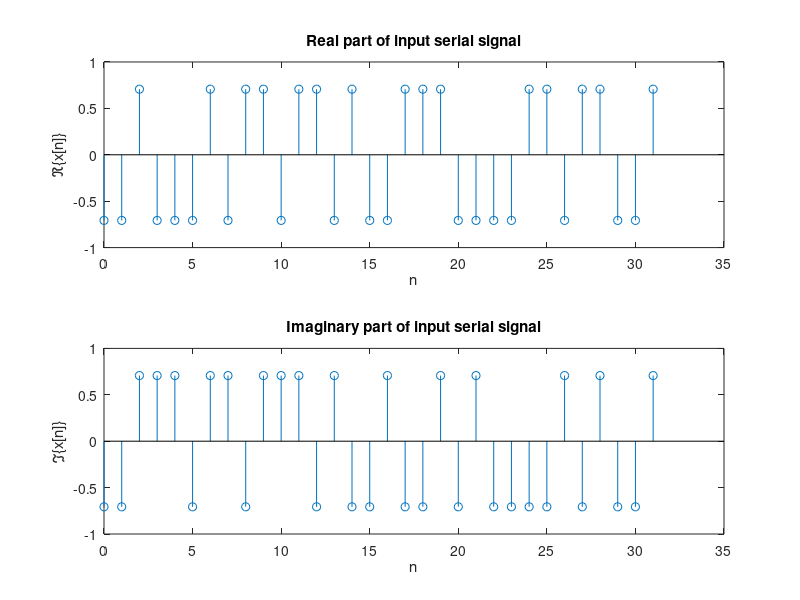
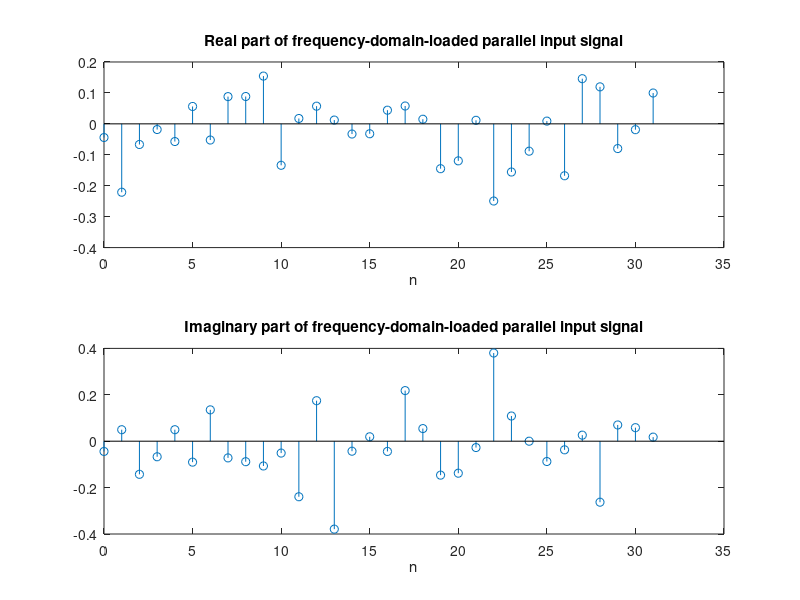
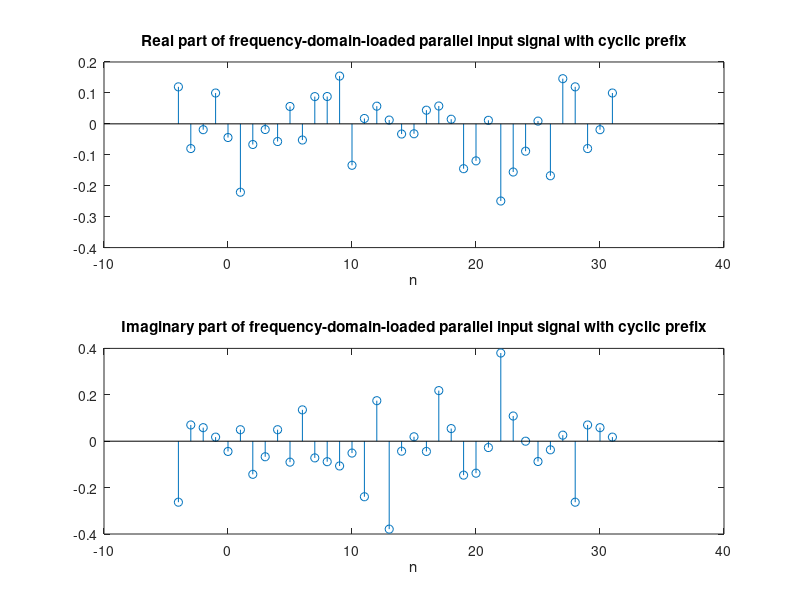
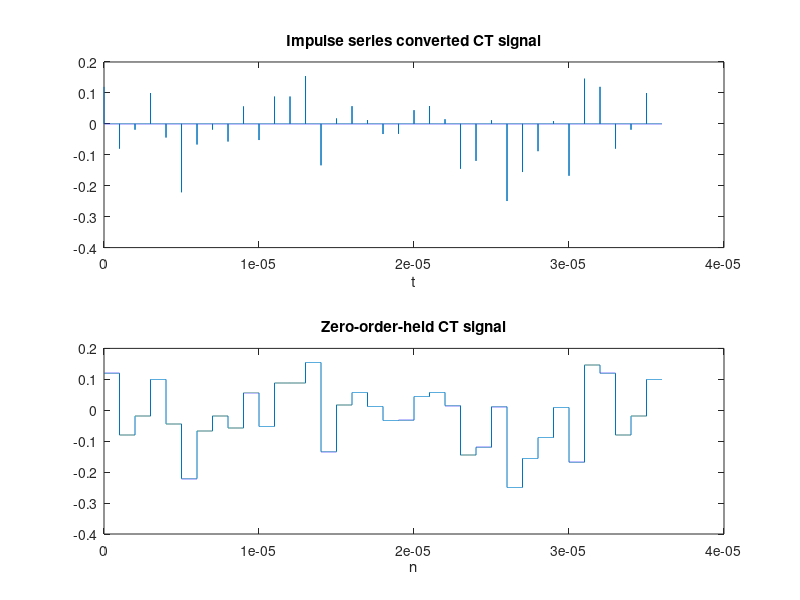

Reproduce these figures in MATLAB, in order. (Note: this script raises an error after producing the figures.)
%% constants definition
% length of signal
N = 32;
% length of cp added
lcp = 4;
% sampling interval
T = 1e-6;
% carrier signal frequency
wc = 100e6;
% time-step
dt = 1e-9;
% impulse series
delta = [1, zeros(1, 999)];
% for square series
c = ones(1, 999);

%% Block 1
% set real and imaginary part of signal
xr = sqrt(2) * round(rand(1, N)) - sqrt(2) / 2;
xi = sqrt(2) * round(rand(1, N)) - sqrt(2) / 2;

% plot the real and imaginary part of the signal separately
figure(1)
subplot(211)
stem(0:N - 1, xr)
xlabel('n');
ylabel('\Re\{x[n]\}')
title('Real part of input serial signal')

subplot(212);
stem(0:N - 1, xi)
xlabel('n')
ylabel('\Im\{x[n]\}')
title('Imaginary part of input serial signal')

% load X in frequency domain and construct time domain signal x by X
X = xr + 1i * xi;
x = ifft(X);

figure(2)
subplot(211)
stem(0:N - 1, real(x))
xlabel('n')
title('Real part of frequency-domain-loaded parallel input signal')

subplot(212);
stem(0:N - 1, imag(x))
xlabel('n')
title('Imaginary part of frequency-domain-loaded parallel input signal')

% add cyclic prefix
x_cp = [x(N - lcp + 1:N), x];

figure(3);
subplot(211);
stem(-lcp:N - 1, real(x_cp))
xlabel('n')
title('Real part of frequency-domain-loaded parallel input signal with cyclic prefix')

subplot(212);
stem(-lcp:N - 1, imag(x_cp))
xlabel('n')
title('Imaginary part of frequency-domain-loaded parallel input signal with cyclic prefix')

% DAC, create impulse and square series
x_cp_ct = upsample(x_cp, 1000);
x_sq = reshape(repmat(x_cp, 1000, 1), 1, []);

figure(4)
subplot(211)
plot((1:length(x_cp_ct)) * dt, real(x_cp_ct))
xlabel('t')
title('Impulse series converted CT signal')

subplot(212)
plot((1:length(x_sq)) * dt, real(x_sq))
xlabel('n')
title('Zero-order-held CT signal')

% amplitude modulation
t = (1:length(x_sq)) * dt;
sin1 = sin(2 * pi * wc * t); cos1 = cos(2 * pi * wc * t);
x_am = cos1 .* real(x_sq) + sin1 .* imag(x_sq);
% spectrum
xtw = fft(x_am) / length(x_am);
X_am = abs(fftshift(xtw));
n = wc * (0:2:length(X_am) / 2) / (length(X_am) / 2.5);

figure(5)
subplot(211)
plot((1:length(x_am)) * dt, x_am)
xlabel('t')
title('CT AM signal')

subplot(212)
stem(n, X_am(1:2:length(X_am) / 2 + 1))
axis([0.97 * 10^8 1.03 * 10^8 0 0.025])
xlabel('f')
title('Frequency spectrum of CT AM signal')

%% Transmition part
A = 1;
B = [0.5 zeros(1, 1.5 * 1000 - 1) 0.4 zeros(1, 1000 - 1) 0.35 zeros(1, 0.5 * 1000 - 1) 0.3];
h = [0.5, zeros(1, 1499), 0.4, zeros(1, 999), 0.35, zeros(1, 499), 0.3, zeros(1, 1000)];
yh = filter(B, A, x_am);

figure(6)
subplot(211)
plot((0:length(yh) - 1) * dt, yh)
xlabel('t')
ylabel('y_h(t)')
title('Transmitted CT signal')

subplot(212)
plot((0:length(h) - 1) * dt, h)
xlabel('t')
ylabel('h(t)')
title('h(t)')

%% Receive and demodulate
t2 = (1:length(yh)) * dt;
ytr = 2 * cos(2 * pi * wc * t2) .* yh;
yti = 2 * sin(2 * pi * wc * t2) .* yh;

% define ideal LPF and pass signal through which
ft1 = fft(ytr);
ft2 = fft(yti);
ft1 = [ft1(1:2000), zeros(1, length(ft1) - 4000), ft1(length(ft1) - 2000 + 1:length(ft1))];
ft2 = [ft2(1:2000), zeros(1, length(ft2) - 4000), ft2(length(ft2) - 2000 + 1:length(ft2))];

ytrc = ifft(ft1);
ytic = ifft(ft2);

figure(7)
subplot(211)
plot((1:length(ytrc)) * dt, ytrc)
xlabel('n')
ylabel('\Re\{y(t)\}')
title('Real part of received signal')

subplot(212)
plot((1:length(ytic)) * dt, ytic)
xlabel('n')
ylabel('\Im\{y(t)\}')
title('Imaginary part of received signal')

% take each segment's average to build Y
Nx = N + lcp;
Yr = zeros(1, Nx);
Yi = zeros(1, Nx);

for i = 1:Nx
    re = 0; im = 0;

    for j = (i - 1) * 1000 + 1:i * 1000
        re = re + ytrc(j);
        im = im + ytic(j);
    end

    Yr(i) = re / 1000;
    Yi(i) = im / 1000;
end

Y = Yr + 1i * Yi;

figure(8)
subplot(211)
stem(1:Nx, Yr)
xlabel('n')
ylabel('\Re\{Y[n]\}')
title('Real part of Y')

subplot(212)
stem(1:Nx, Yi)
xlabel('n')
ylabel('\Im\{Y[n]\}')
title('Imaginary part of Y')

% obtain the fft after removing cyclic prefix
Y_rc = Y(lcp + 1:Nx);
Y_recover_N = fft(Y_rc);

figure(9)
subplot(211)
stem(real(Y_recover_N))
xlabel('n')
legend('recovered real part of Y')

subplot(212);
stem(imag(Y_recover_N))
xlabel('n');
legend('recovered imaginary part pf Y')

% Y / H = X
X_recover_N = Y_recover_N ./ H;

figure(10)
subplot(211)
stem(real(X_recover_N))
hold on
stem(xr)
xlabel('n')
legend('\Re\{x_{recover}[n]\}', '\Re\{x[n]\}')

subplot(212)
stem(imag(X_recover_N))
hold on
stem(xi)
xlabel('n')
legend('\Im\{x_{recover}[n]\}', '\Im\{x[n]\}')
